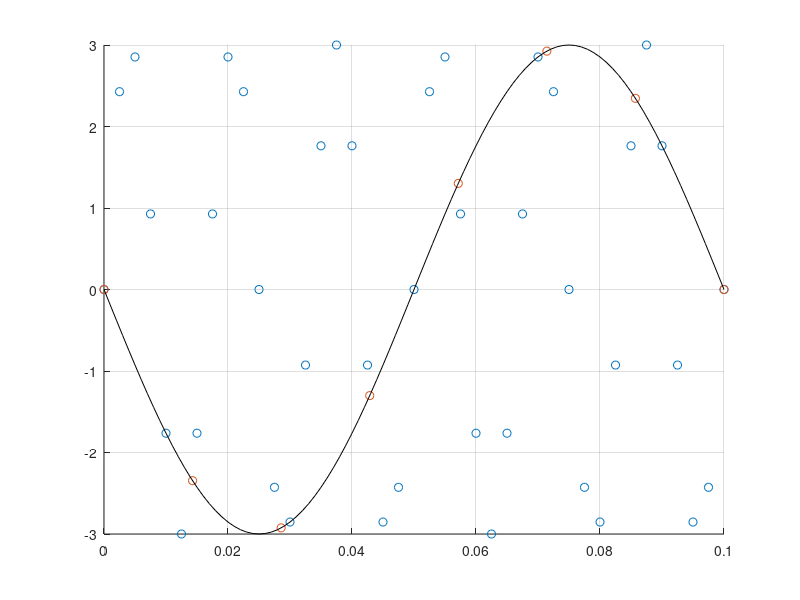

Write MATLAB code to recreate this figure.
clear all,close all,clc
f=60;
A=3;
Fs1=400;
Ts1=1/Fs1;
t1=0:Ts1:.1;
x1=A*sin(2*pi*f*t1);


Fs2=70;
Ts2=1/Fs2;
t2=0:Ts2:.1;
x2=A*sin(2*pi*f*t2);

scatter(t1,x1,'ro'),hold on
scatter(t2,x2,'bo'),grid on

t=0:.001:.1;
x3=-A*cos(2*pi*10*t-pi/2);
plot(t,x3,'k')


% N=length(t);
% figure(1)
% subplot(311),plot(t,x,'r'),grid on,xlabel('t[sec]'),ylabel('x(t)')
% Xf=fftshift(fft(x))/N;
% BW=Fs; % BandWidth=10^4=10kHz
% df=BW/N; %βήμα στη συχνότητα
% f=-BW/2:df:BW/2-df;
% subplot(312),plot(f/1000,abs(Xf)),grid on,xlabel('f[kHz]'),ylabel('Πλάτος(X(f))') % φάσμα πλάτους
% subplot(313),plot(f/1000,angle(Xf)),grid on,xlabel('f[kHz]'),ylabel('Φάση(X(f))') % φάσμα φάσης
% x2=x(1:50000);
% %sound(x2,Fs);
% Ac=1;
% fc=100e3; %100000
% t2=0:Ts:length(x2)/Fs-Ts;
% x2DSB=x2*Ac.*sin(2*fc*t2);
% 
% figure(2)
% plot(t2,x2DSB,'r'),grid on,xlabel('t[sec]'),ylabel('x2(t)')
% 
% %σύμφωνη αποδιαμόρφωση
% xDEMOD=x2DSB*2*Ac.*sin(2*fc*t2+0.1*pi*rand);
% fc=20000;
% [b a]=butter(6,fc/Fs/2);
% xFiltered=filter(b,a,xDEMOD);
% sound(xFiltered,Fs)
% 
% figure(3)
% plot(t2,xFiltered,'r'),grid on,xlabel('t[sec]'),ylabel('x2(t)')
